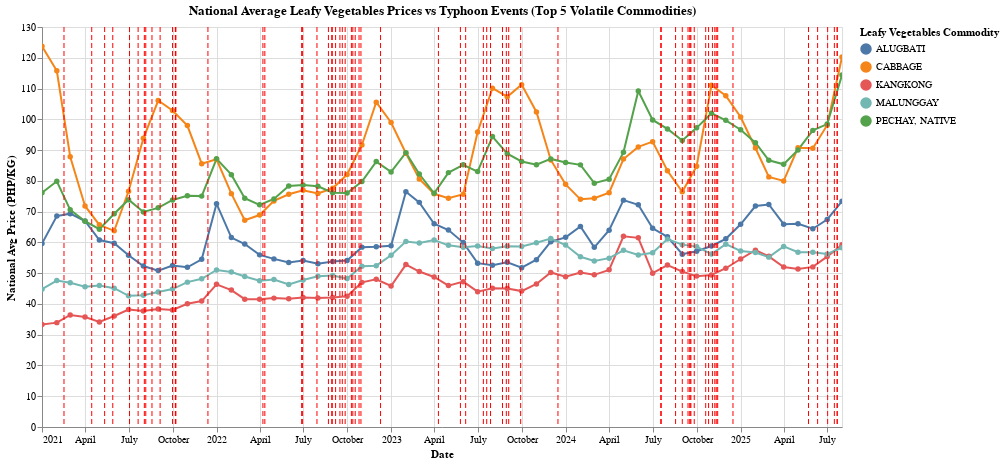

Notebook source saved alongside this figure:
### Markdown cell above
### Analysis: National Average Rootcrop Prices vs Typhoon Events

- Prices of **carrot** and **potato** show noticeable spikes during or shortly after clusters of typhoon events, especially around the **July–October** period each year.  
- These spikes suggest that **typhoon events may disrupt production or supply chains**, leading to higher market prices.  
- In contrast, **gabi** and **singkamas** display relatively more stable price trends, indicating **lower sensitivity to typhoon disruptions** compared to other rootcrops.  
- There’s a recurring **seasonal pattern**, where prices peak in the second half of the year, which aligns with the country’s **typhoon season**.  
- The consistent timing of these spikes supports the idea that **climate shocks have short-term but noticeable impacts on food prices**.

### Code cell
create_and_display_chart_for_file(PRICE_FILES[1])

### Figure 1 — Vega-Lite specification as saved in the notebook (floating-point values rounded to 4 significant figures; data arrays with more than 128 entries replaced by an {"elided": "..."} marker saying what was removed)
{"config": {"view": {"continuousWidth": 300, "continuousHeight": 300}}, "layer": [{"data": {"name": "data-018d8c700ae015155415de7c812fdef7"}, "mark": {"type": "line", "point": true}, "encoding": {"color": {"field": "Commodity_Name", "title": "Leafy Vegetables Commodity", "type": "nominal"}, "tooltip": [{"field": "Date", "format": "%Y %B", "title": "Month", "type": "temporal"}, {"field": "Commodity_Name", "title": "Commodity", "type": "nominal"}, {"field": "Retail_Price", "format": ",.2f", "title": "Avg Price (PHP)", "type": "quantitative"}], "x": {"field": "Date", "title": "Date", "type": "temporal"}, "y": {"field": "Retail_Price", "title": "National Avg Price (PHP/KG)", "type": "quantitative"}}, "name": "view_7"}, {"data": {"name": "data-1b455c24906527a42f23df88eddf95a5"}, "mark": {"type": "rule", "color": "red", "strokeDash": [5, 3]}, "encoding": {"tooltip": [{"field": "Date_Entered_PAR", "format": "%Y-%m-%d", "title": "Typhoon Entered PAR", "type": "temporal"}, {"field": "Typhoon Name", "type": "nominal"}, {"field": "Classification", "type": "nominal"}, {"field": "Peak Intensity", "type": "nominal"}], "x": {"field": "Date_Entered_PAR", "type": "temporal"}}}], "height": 400, "params": [{"name": "param_13", "select": {"type": "interval", "encodings": ["x"]}, "bind": "scales", "views": ["view_7"]}], "title": "National Average Leafy Vegetables Prices vs Typhoon Events (Top 5 Volatile Commodities)", "width": 800, "$schema": "https://vega.github.io/schema/vega-lite/v5.20.1.json", "datasets": {"data-018d8c700ae015155415de7c812fdef7": {"elided": "280 records"}, "data-1b455c24906527a42f23df88eddf95a5": [{"Typhoon Name": "Auring", "Date_Entered_PAR": "2021-02-16T00:00:00", "Classification": "Tropical Storm", "Peak Intensity": "85 km/h, 994 hPa"}, {"Typhoon Name": "Bising", "Date_Entered_PAR": "2021-04-15T00:00:00", "Classification": "Super Typhoon", "Peak Intensity": "220 km/h, 895 hPa"}, {"Typhoon Name": "Crising", "Date_Entered_PAR": "2021-05-12T00:00:00", "Classification": "Tropical Storm", "Peak Intensity": "65 km/h, 1002 hPa"}, {"Typhoon Name": "Dante", "Date_Entered_PAR": "2021-05-29T00:00:00", "Classification": "Tropical Storm", "Peak Intensity": "75 km/h, 996 hPa"}, {"Typhoon Name": "Emong", "Date_Entered_PAR": "2021-07-03T00:00:00", "Classification": "Tropical Depression", "Peak Intensity": "55 km/h, 1002 hPa"}, {"Typhoon Name": "Fabian", "Date_Entered_PAR": "2021-07-21T00:00:00", "Classification": "Typhoon ", "Peak Intensity": "150 km/h, 955 hPa"}, {"Typhoon Name": "Gorio", "Date_Entered_PAR": "2021-08-03T00:00:00", "Classification": "Severe Tropical Storm", "Peak Intensity": "45 km/h, 998 hPa"}, {"Typhoon Name": "Huaning", "Date_Entered_PAR": "2021-08-06T00:00:00", "Classification": "Tropical Storm", "Peak Intensity": "65 km/h, 992 hPa"}, {"Typhoon Name": "Isang", "Date_Entered_PAR": "2021-08-19T00:00:00", "Classification": "Severe Tropical Storm", "Peak Intensity": "100 km/h, 992 hPa"}, {"Typhoon Name": "Jolina", "Date_Entered_PAR": "2021-09-05T00:00:00", "Classification": "Typhoon", "Peak Intensity": "120 km/h, 985 hPa"}, {"Typhoon Name": "Kiko", "Date_Entered_PAR": "2021-10-07T00:00:00", "Classification": "Super Typhoon", "Peak Intensity": "215 km/h, 910 hPa"}, {"Typhoon Name": "Lannie", "Date_Entered_PAR": "2021-10-01T00:00:00", "Classification": "Tropical Storm", "Peak Intensity": "45 km/h, 1002 hPa"}, {"Typhoon Name": "Maring", "Date_Entered_PAR": "2021-10-07T00:00:00", "Classification": "Severe Tropical Storm", "Peak Intensity": "100 km/h, 975 hPa"}, {"Typhoon Name": "Nando", "Date_Entered_PAR": "2021-10-08T00:00:00", "Classification": "Tropical Depression", "Peak Intensity": "55 km/h, 996 hPa"}, {"Typhoon Name": "Odette", "Date_Entered_PAR": "2021-12-14T00:00:00", "Classification": "Super Typhoon", "Peak Intensity": "195 km/h, 915 hPa"}, {"Typhoon Name": "Agaton", "Date_Entered_PAR": "2022-04-08T00:00:00", "Classification": "Tropical Storm", "Peak Intensity": "75 km/h, 996 hPa"}, {"Typhoon Name": "Basyang", "Date_Entered_PAR": "2022-04-12T00:00:00", "Classification": "Typhoon", "Peak Intensity": "120 km/h, 975 hPa"}, {"Typhoon Name": "Caloy", "Date_Entered_PAR": "2022-06-28T00:00:00", "Classification": "Typhoon", "Peak Intensity": "55 km/h, 998 hPa"}, {"Typhoon Name": "Domeng", "Date_Entered_PAR": "2022-06-30T00:00:00", "Classification": "Tropical Storm", "Peak Intensity": "85 km/h, 994 hPa"}, {"Typhoon Name": "Ester", "Date_Entered_PAR": "2022-07-30T00:00:00", "Classification": "Tropical Storm", "Peak Intensity": "55 km/h, 998 hPa"}, {"Typhoon Name": "Florita", "Date_Entered_PAR": "2022-08-23T00:00:00", "Classification": "Severe Tropical Storm", "Peak Intensity": "110 km/h, 985 hPa"}, {"Typhoon Name": "Gardo", "Date_Entered_PAR": "2022-08-30T00:00:00", "Classification": "Tropical Depression", "Peak Intensity": "55 km/h, 998 hPa"}, {"Typhoon Name": "Henry", "Date_Entered_PAR": "2022-08-31T00:00:00", "Classification": "Super Typhoon", "Peak Intensity": "195 km/h, 920 hPa"}, {"Typhoon Name": "Inday", "Date_Entered_PAR": "2022-09-07T00:00:00", "Classification": "Typhoon", "Peak Intensity": "165 km/h, 950 hPa"}, {"Typhoon Name": "Josie", "Date_Entered_PAR": "2022-09-16T00:00:00", "Classification": "Super Typhoon", "Peak Intensity": "185 km/h, 925 hPa"}, {"Typhoon Name": "Karding", "Date_Entered_PAR": "2022-09-21T00:00:00", "Classification": "Super Typhoon", "Peak Intensity": "195 km/h, 920 hPa"}, {"Typhoon Name": "Luis", "Date_Entered_PAR": "2022-09-27T00:00:00", "Classification": "Severe Tropical Storm", "Peak Intensity": "100 km/h, 990 hPa"}, {"Typhoon Name": "Maymay", "Date_Entered_PAR": "2022-10-10T00:00:00", "Classification": "Tropical Depression", "Peak Intensity": "45 km/h, 1002 hPa"}, {"Typhoon Name": "Neneng", "Date_Entered_PAR": "2022-10-13T00:00:00", "Classification": "Typhoon", "Peak Intensity": "120 km/h, 975 hPa"}, {"Typhoon Name": "Obet", "Date_Entered_PAR": "2022-10-18T00:00:00", "Classification": "Tropical Depression", "Peak Intensity": "55 km/h, 1004 hPa"}, {"Typhoon Name": "Paeng", "Date_Entered_PAR": "2022-10-26T00:00:00", "Classification": "Severe Tropical Storm", "Peak Intensity": "100 km/h, 980 hPa"}, {"Typhoon Name": "Queenie", "Date_Entered_PAR": "2022-10-30T00:00:00", "Classification": "Tropical Storm", "Peak Intensity": "75 km/h, 1000 hPa"}, {"Typhoon Name": "Rosal", "Date_Entered_PAR": "2022-12-10T00:00:00", "Classification": "Tropical Storm", "Peak Intensity": "85 km/h, 994 hPa"}, {"Typhoon Name": "Amang", "Date_Entered_PAR": "2023-04-10T00:00:00", "Classification": "Tropical Depression", "Peak Intensity": "55 km/h, 1004 hPa"}, {"Typhoon Name": "Betty", "Date_Entered_PAR": "2023-05-26T00:00:00", "Classification": "Super Typhoon", "Peak Intensity": "195 km/h, 915 hPa"}, {"Typhoon Name": "Chedeng", "Date_Entered_PAR": "2023-06-06T00:00:00", "Classification": "Typhoon", "Peak Intensity": "150 km/h, 955 hPa"}, {"Typhoon Name": "Dodong", "Date_Entered_PAR": "2023-07-13T00:00:00", "Classification": "Typhoon", "Peak Intensity": "65 km/h, 994 hPa"}, {"Typhoon Name": "Egay", "Date_Entered_PAR": "2023-07-20T00:00:00", "Classification": "Super Typhoon", "Peak Intensity": "185 km/h, 925 hPa"}, {"Typhoon Name": "Falcon", "Date_Entered_PAR": "2023-07-28T00:00:00", "Classification": "Typhoon", "Peak Intensity": "175 km/h, 930 hPa"}, {"Typhoon Name": "Goring", "Date_Entered_PAR": "2023-08-22T00:00:00", "Classification": "Super Typhoon", "Peak Intensity": "195 km/h, 920 hPa"}, {"Typhoon Name": "Hannah", "Date_Entered_PAR": "2023-08-30T00:00:00", "Classification": "Typhoon", "Peak Intensity": "155 km/h, 945 hPa"}, {"Typhoon Name": "Ineng", "Date_Entered_PAR": "2023-09-04T00:00:00", "Classification": "Tropical Depression", "Peak Intensity": "55 km/h, 1000 hPa"}, {"Typhoon Name": "Jenny", "Date_Entered_PAR": "2023-09-29T00:00:00", "Classification": "Typhoon", "Peak Intensity": "175 km/h, 940 hPa"}, {"Typhoon Name": "Kabayan", "Date_Entered_PAR": "2023-12-16T00:00:00", "Classification": "Tropical Storm", "Peak Intensity": "65 km/h, 1002 hPa"}, {"Typhoon Name": "Aghon", "Date_Entered_PAR": "2025-05-23T00:00:00", "Classification": "Typhoon", "Peak Intensity": "140 km/h, 965 hPa"}, {"Typhoon Name": "Butchoy", "Date_Entered_PAR": "2024-07-18T00:00:00", "Classification": "Tropical Depression", "Peak Intensity": "55 km/h, 1000 hPa"}, {"Typhoon Name": "Carina", "Date_Entered_PAR": "2024-07-19T00:00:00", "Classification": "Super Typhoon", "Peak Intensity": "185 km/h, 920 hPa"}, {"Typhoon Name": "Dindo", "Date_Entered_PAR": "2024-08-18T00:00:00", "Classification": "Tropical Storm", "Peak Intensity": "65 km/h, 1000 hPa"}, {"Typhoon Name": "Enteng", "Date_Entered_PAR": "2024-09-01T00:00:00", "Classification": "Severe Tropical Depression", "Peak Intensity": "110 km/h, 975 hPa"}, {"Typhoon Name": "Ferdie", "Date_Entered_PAR": "2024-09-13T00:00:00", "Classification": "Severe Tropical Storm", "Peak Intensity": "95 km/h, 990 hPa"}, {"Typhoon Name": "Gener", "Date_Entered_PAR": "2024-09-17T00:00:00", "Classification": "Super Typhoon", "Peak Intensity": "55 km/h, 996 hPa"}, {"Typhoon Name": "Helen", "Date_Entered_PAR": "2024-09-17T00:00:00", "Classification": "Tropical Storm", "Peak Intensity": "85 km/h, 994 hPa"}, {"Typhoon Name": "Igme", "Date_Entered_PAR": "2024-09-19T00:00:00", "Classification": "Tropical Depression", "Peak Intensity": "55 km/h, 1002 hPa"}, {"Typhoon Name": "Julian", "Date_Entered_PAR": "2024-09-26T00:00:00", "Classification": "Super Typhoon", "Peak Intensity": "195 km/h, 920 hPa"}, {"Typhoon Name": "Kristine", "Date_Entered_PAR": "2024-10-20T00:00:00", "Classification": "Severe Tropical Storm", "Peak Intensity": "100 km/h, 980 hPa"}, {"Typhoon Name": "Leon", "Date_Entered_PAR": "2024-10-26T00:00:00", "Classification": "Super Typhoon", "Peak Intensity": "185 km/h, 925 hPa"}, {"Typhoon Name": "Marce", "Date_Entered_PAR": "2024-11-03T00:00:00", "Classification": "Typhoon", "Peak Intensity": "175 km/h, 945 hPa"}, {"Typhoon Name": "Nika", "Date_Entered_PAR": "2024-11-08T00:00:00", "Classification": "Typhoon", "Peak Intensity": "130 km/h, 975 hPa"}, {"Typhoon Name": "Ofel", "Date_Entered_PAR": "2024-11-11T00:00:00", "Classification": "Super Typhoon", "Peak Intensity": "185 km/h, 940 hPa"}, {"Typhoon Name": "Pepito", "Date_Entered_PAR": "2024-11-14T00:00:00", "Classification": "Super Typhoon", "Peak Intensity": "195 km/h, 925 hPa"}, {"Typhoon Name": "Querubin", "Date_Entered_PAR": "2024-12-16T00:00:00", "Classification": "Tropical Depression", "Peak Intensity": "45 km/h, 1004 hPa"}, {"Typhoon Name": "Auring", "Date_Entered_PAR": "2025-06-11T00:00:00", "Classification": "Tropical Depression", "Peak Intensity": "45 km/h, 1004 hPa"}, {"Typhoon Name": "Bising", "Date_Entered_PAR": "2025-07-02T00:00:00", "Classification": "Tropical Storm", "Peak Intensity": "140 km/h, 960 hPa"}, {"Typhoon Name": "Crising", "Date_Entered_PAR": "2025-07-16T00:00:00", "Classification": "Severe Tropical Storm", "Peak Intensity": "100 km/h, 980 hPa"}, {"Typhoon Name": "Dante", "Date_Entered_PAR": "2025-07-22T00:00:00", "Classification": "Tropical Storm", "Peak Intensity": "75 km/h, 990 hPa"}, {"Typhoon Name": "Emong", "Date_Entered_PAR": "2025-07-22T00:00:00", "Classification": "Typhoon", "Peak Intensity": "120 km/h, 975 hPa"}]}}
